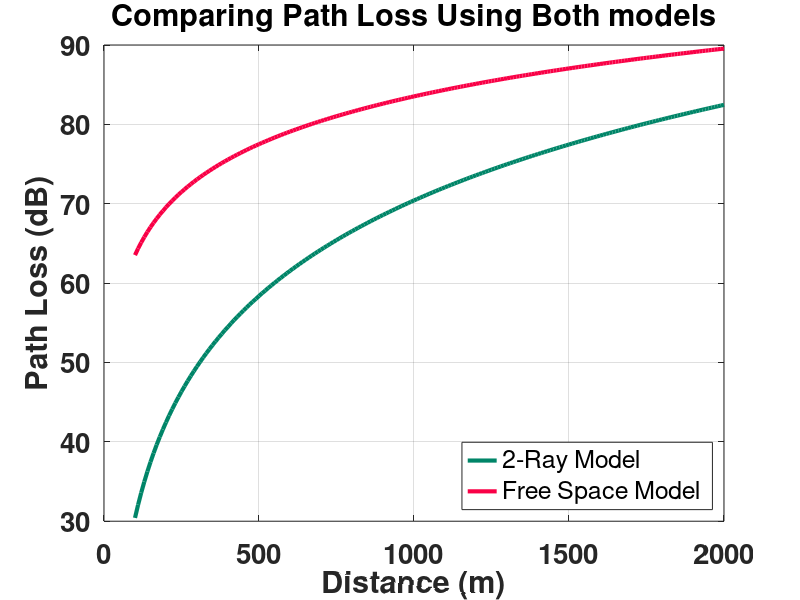

The MATLAB source for this figure:
% C. Consider any one distance value and compare the path loss estimated using both the models.

clc
clear all
close all
f = 900*10^6;
pt = 10;
gt = 10^(0.5);
gr = 10^(0.3);
lamda = (3*10^8)/f;
pi = 3.14159;
L = 1;
ht = 40;
hr = 3;
d = 100:10:2000;
for i=1:length(d)
    pr(i) = (pt*gt*gr*((lamda^2)/(((4*pi)^2)*L)))./(d(i)^2);
    pr1(i) = (pt*gt*gr*((ht^2)*(hr^2)))/(d(i)^4);
end
pl = 10*log10(pt./pr);
pl1 = 10*log10(pt./pr1);
figure;
plot(d,pl1,'Color','#008568', 'LineWidth', 3);
hold on;
plot(d,pl,'Color','#F90046', 'LineWidth', 3);
hold off;
title('Comparing Path Loss Using Both models');
legend('2-Ray Model','Free Space Model','Location','SouthEast');
xlabel('Distance (m)','FontWeight','Bold');
ylabel('Path Loss (dB)','FontWeight','Bold');
set(gca,'FontSize',20,'FontWeight','bold');
grid on;
